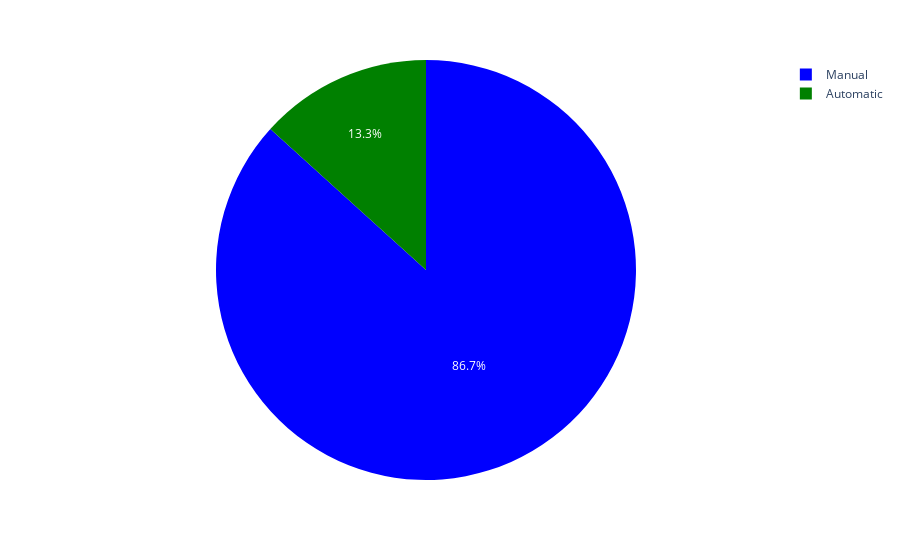

The code cell stored with this chart in its notebook:
### Code cell
import plotly.express as px

fig = px.pie(df,names='Transmission',color='Transmission',
             color_discrete_map={'Manual':'blue',
                                 'Automatic':'green' })
fig.show()

### Figure 1 — Plotly figure (JSON) as saved in the notebook; plotly's stock layout.template omitted (floating-point values rounded to 4 significant figures; data arrays with more than 128 entries replaced by an {"elided": "..."} marker saying what was removed)
{"data": [{"customdata": {"elided": "301x1 str values"}, "domain": {"x": [0, 1], "y": [0, 1]}, "hovertemplate": "Transmission=%{customdata[0]}<extra></extra>", "labels": {"elided": "301 str values"}, "legendgroup": "", "marker": {"colors": {"elided": "301 str values"}}, "name": "", "showlegend": true, "type": "pie"}], "layout": {"legend": {"tracegroupgap": 0}, "margin": {"t": 60}}}
